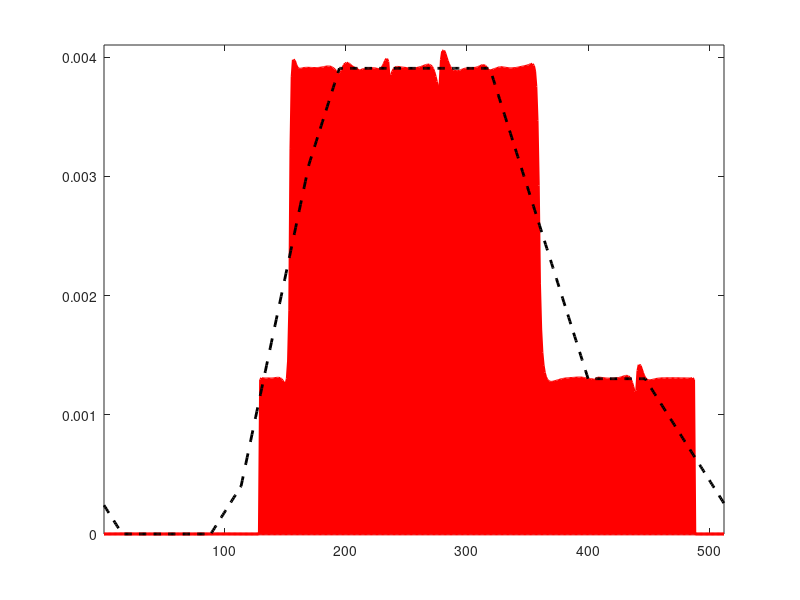

Write the MATLAB code that produced this figure.
%%
% Test for mirror-descent deconvolution under positivity constraints.

n = 256*2; 

% load filter
t = [0:n/2,-n/2+1:-1]'/n;



% ED kernel
s = .05; 
k = -abs(t); 
tau = 5; %% NEEDS TO BE TUNED

% Gaussian kernel
s = .015; 
k = exp(-t.^2/(2*s^2)); k = k/sum(k);

% Block kernel
s = .08;
k = abs(t)<s;

k = k/sum(k);

tau = 50; %% NEEDS TO BE TUNED


% be sure it is positive
kf = max(fft(k),0);
% convolution operator
K = @(x)real(ifft(kf.*fft(x)));

% data
B = @(m,s)double(abs(t-m)<s);
x0 = double(abs(t-1/2)<.08);
x0 = B(0,.2) +.0001;
x0 = B(0,.2) + .5*B(.1,.35) +.0001;

% laplacian for regularization
Delta = @(x)-n^2*( 2*x - circshift(x,1) - circshift(x,-1) );
rho = 3*1e-3/100;
tau = 10;

x0 = x0/sum(x0);

% energy <h*(x-x0),x-x0>
dotp = @(x,y)sum(x(:).*y(:));
E = @(x)dotp(K(x-x0),x-x0)/2;

loss = 'l2';
loss = 'kl';

niter = 1000;
q = 200; % #display
ndisp = round( 1+(niter-1)*linspace(0,1,q).^3 );
ndisp = unique(ndisp);

kdisp = 1;

y = K(x0); % observations


x = ones(n,1)/n; 
for it=1:niter
    switch loss
        case 'l2'
            G = K(K(x)-y) - rho*Delta(x);
            x = x .* exp( -tau*G );
        case 'kl'
            % min KL(K*x|K*x0)
            % G = K( log( K(x) ./ K(x0)  ) );
            x = x .* K( y ./ K(x)  );
            % vs
            %  x = x .* exp( tau * K( log(K(x0) ./ K(x))  ) );
    end
    x = x/sum(x);
    clf; plot(x);
    Elist(it)=E(x);
    if it==ndisp(kdisp)
        s = (kdisp-1)/(length(ndisp)-1);
        clf; hold on;
        area(fftshift(x), 'FaceColor', [s 0 1-s], 'EdgeColor', [s 0 1-s], 'LineWidth', 2); 
%        plot(fftshift(x), 'k', 'LineWidth', 2); 
        plot(fftshift(y), 'k--', 'LineWidth', 2);
        % plot(fftshift(x0), 'r', 'LineWidth', 2);
        axis([1 n 0 max(x0)*1.05]); box on;
        drawnow;
        kdisp = kdisp+1;
    end
end
return;
clf;
plot(log(Elist), 'LineWidth', 2); 
axis tight;
